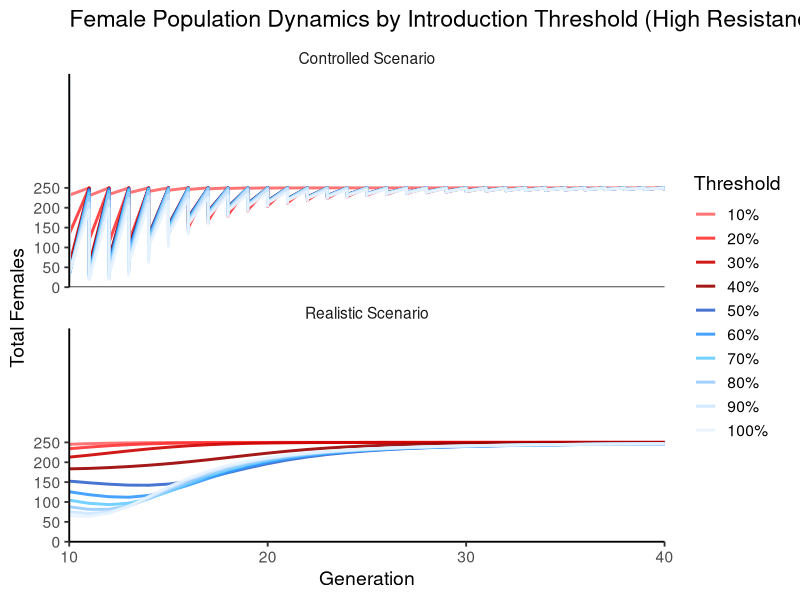

This figure's R source:
# Load required libraries
library(tidyverse)

# Load datasets
actual <- read_csv("mgdrive/bisex_runs/actual_bisex_combined.csv") %>%
  mutate(simulation_type = "actual")

realistic <- read_csv("mgdrive/bisex_runs/realistic_bisex_combined.csv") %>%
  mutate(simulation_type = "realistic")

# Combine and filter for rM = 0 and generation 10 to 30
combined_data <- bind_rows(actual, realistic) %>%
  filter(rM == 0.001, generation >= 10, generation <= 40)

combined_data$simulation_type <- factor(combined_data$simulation_type,
                                        levels = c("actual", "realistic"),
                                        labels = c("Controlled Scenario", "Realistic Scenario"))

# Create output directory if it doesn't exist
output_dir <- "plots/bisex"
dir.create(output_dir, recursive = TRUE, showWarnings = FALSE)

# Define thresholds and custom colour palette
threshold_levels <- c(0.1, 0.2, 0.3, 0.4, 0.5, 0.6, 0.7, 0.8, 0.9, 1.0)
threshold_labels <- c("10%", "20%", "30%", "40%", "50%", "60%", "70%", "80%", "90%", "100%")
threshold_palette <- c(
  "#FF6666", "#FF3333", "#CC0000", "#990000",  # Light to deep red (10%–40%)
  "#3366CC", "#3399FF", "#66CCFF", "#99CCFF", "#CCE5FF", "#E6F2FF"  # Blues (50%–100%)
)

# Convert threshold to factor with percentage labels
combined_data$threshold <- factor(combined_data$threshold, levels = threshold_levels, labels = threshold_labels)

# Create plot
plot_rM0_final <- ggplot(combined_data, aes(x = generation, y = total_females, colour = threshold)) +
  geom_line(alpha = 0.9, size = 1) +
  geom_hline(data = combined_data %>% filter(simulation_type == "Controlled Scenario" & generation == 10),
             aes(yintercept = 0), colour = "black") +
  scale_colour_manual(values = threshold_palette) +
  scale_x_continuous(limits = c(10, 40), expand = c(0, 0)) +
  scale_y_continuous(expand = c(0, 0), breaks = c(0, 50, 100, 150, 200, 250)) +
  facet_wrap(~ simulation_type, ncol = 1) +
  labs(
    title = "Female Population Dynamics by Introduction Threshold (High Resistance)",
    x = "Generation",
    y = "Total Females",
    colour = "Threshold"
  ) +
  theme_classic(base_size = 14) +
  theme(strip.background = element_blank())

# Save plot
ggsave(filename = file.path(output_dir, "bisex_linegraphs_rM_high.png"),
       plot = plot_rM0_final, width = 12, height = 8, dpi = 300)